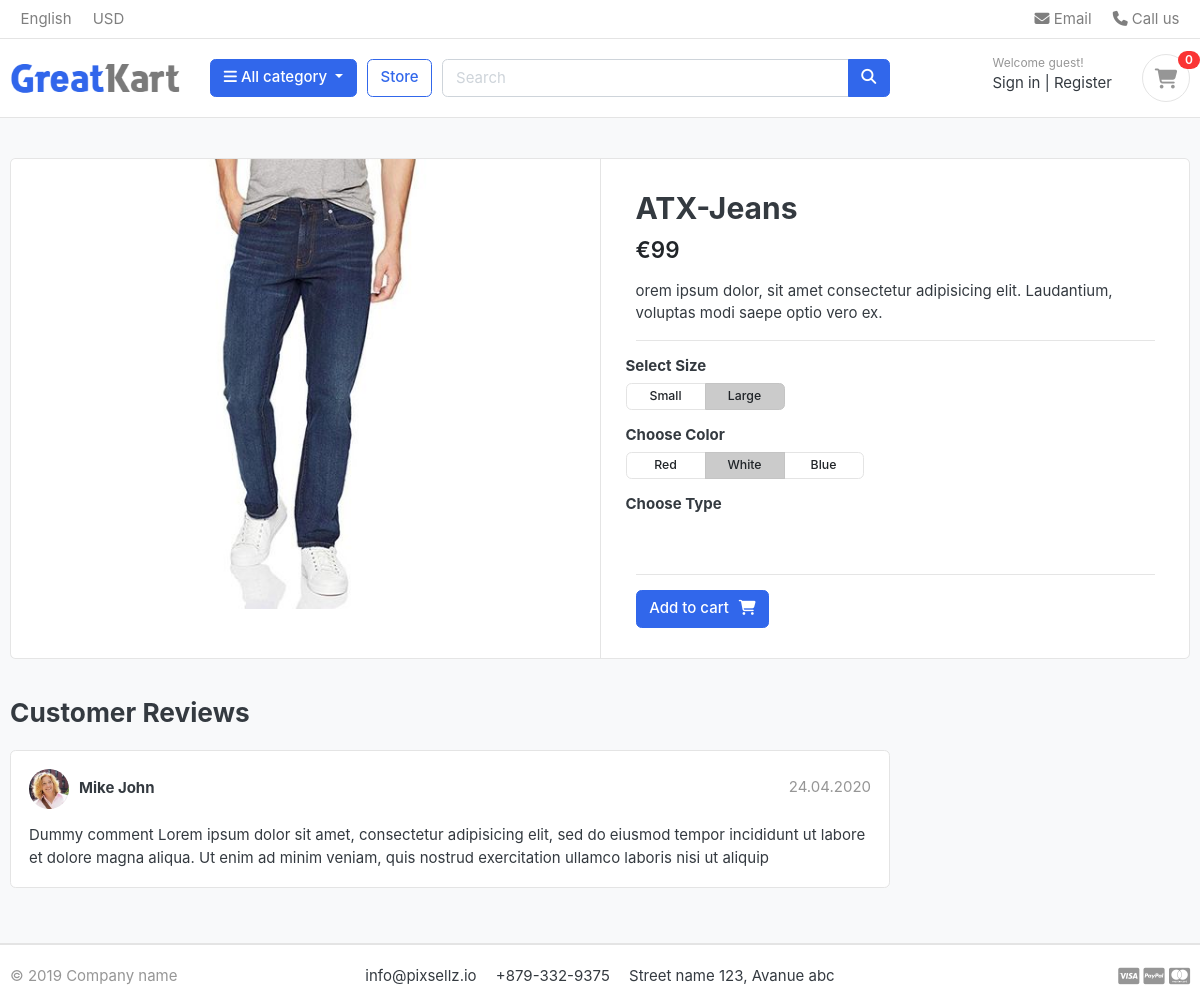
Before: /products/category/jeans/atx-jeans with the older database file.
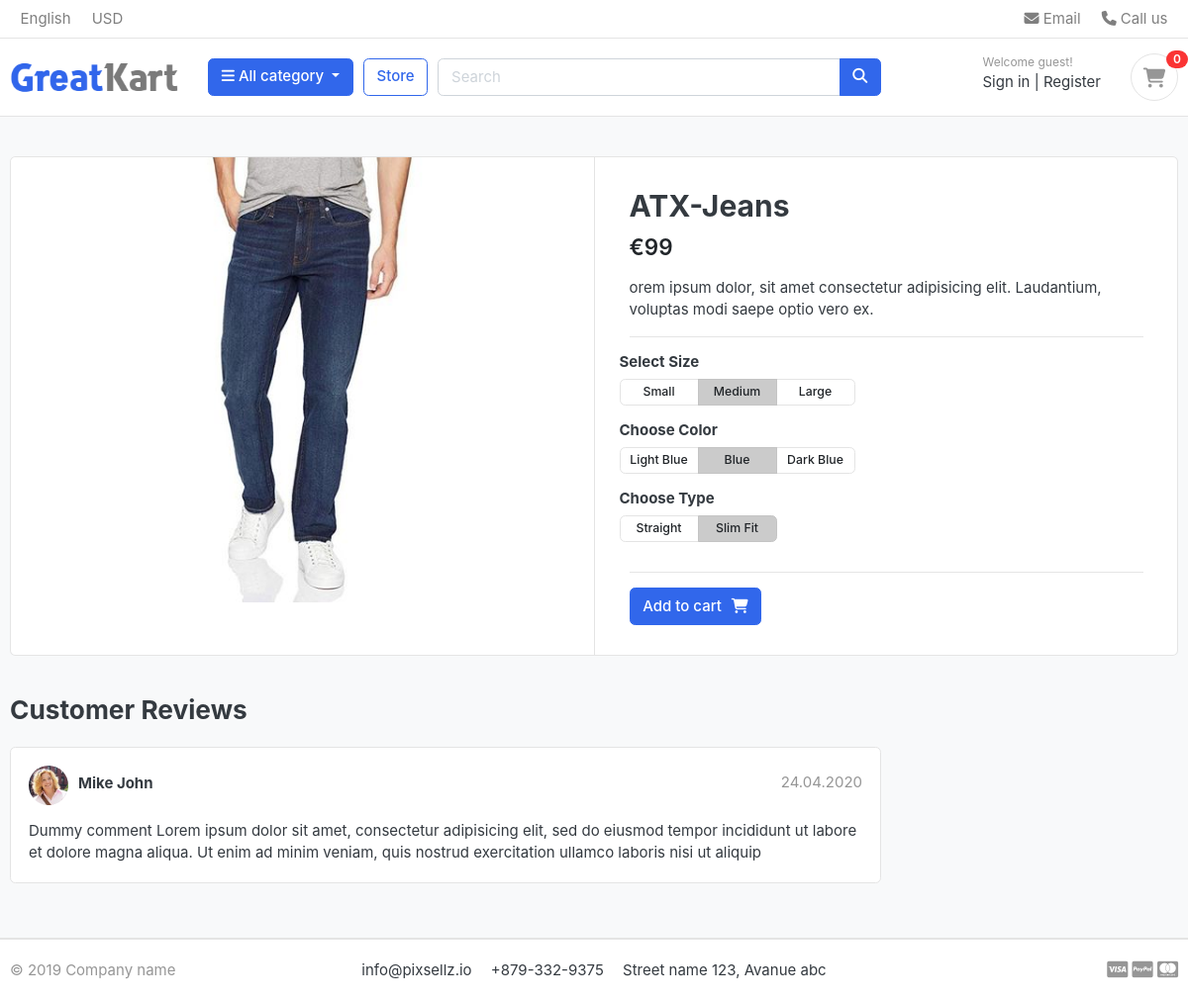
After: the same page with the newer database file.
### products/models.py (models this page shows, shortened)
class Product(models.Model):
    product_name = models.CharField(max_length=200, unique=True)
    slug = models.SlugField(max_length=200, unique=True)
    description = models.CharField(max_length=500, blank=True)
    price = models.IntegerField()
    old_price = models.IntegerField()
    image = models.ImageField(upload_to='photos/products')
    stock = models.IntegerField()
    is_available = models.BooleanField(default=True)
    category = models.ForeignKey(Category, on_delete=models.CASCADE)
    created_date = models.DateTimeField(auto_now_add=True)
    modified_date = models.DateTimeField(auto_now=True)

class Variation(models.Model):
    product = models.ForeignKey(Product, on_delete=models.CASCADE)
    variation_category = models.CharField(
        max_length=100,
        choices=variation_category_choice)
    variation_value = models.CharField(max_length=100)
    is_active = models.BooleanField(default=True)
    created_date = models.DateTimeField(auto_now=True)
    objects = VariationManager()

### products/views.py (the view)
def product_detail(request, category_slug, product_slug):
    try:
        single_product = Product.objects.get(
            category__slug=category_slug, slug=product_slug)
        in_cart = CartItem.objects.filter(
            cart__cart_id=_cart_id(request), product=single_product).exists()
    except Exception as e:
        raise e
    context = {
        'single_product': single_product,
        'in_cart': in_cart,
    }
    return render(request, 'products/product_detail.html', context)

### cart/context_processors.py (called while the page is built)
def products_cart_counter(request):
    cart_count = 0
    if 'admin' in request.path:
        return {}
    else:
        try:
            cart = Cart.objects.filter(cart_id=_cart_id(request))
            cart_items = CartItem.objects.all().filter(cart=cart[:1])
            for cart_item in cart_items:
                cart_count += cart_item.quantity
        except Cart.DoesNotExist:
            cart_count = 0
    return dict(cart_count=cart_count)

### cart/views.py (called while the page is built)
def _cart_id(request):
    cart = request.session.session_key
    if not cart:
        cart = request.session.create()
    return cart

### category/context_processors.py (called while the page is built)
def menu_links(request):
    links = Category.objects.all()
    return dict(links=links)

### category/models.py (called while the page is built)
    def get_url(self):
        return reverse('products_by_category', args=[self.slug])

### products/models.py (called while the page is built)
    def colors(self):
        return super(VariationManager, self).filter(
            variation_category='color', is_active=True)

    def sizes(self):
        return super(VariationManager, self).filter(
            variation_category='size', is_active=True)

    def types(self):
        return super(VariationManager, self).filter(
            variation_category='type', is_active=True)

### templates/products/product_detail.html (shortened to what this page needs)
{% extends 'base.html' %}
{% load static %}
{% block content %}
<section class="section-content padding-y bg">
    <div class="container">
    <div class="card">
        <div class="row no-gutters">
            <aside class="col-md-6">
    <article class="gallery-wrap">
        <div class="img-big-wrap">
           <a href="#"><img src="{{ single_product.image.url }}"></a>
        </div>
    </article>
            </aside>
            <main class="col-md-6 border-left">
      <form action="{% url 'add_cart' single_product.id %}" method="POST">
    <article class="content-body">
    <h2 class="title">{{ single_product.product_name}}</h2>
    <div class="mb-3">
        {% if single_product.old_price %}
        <span class="price text-success h4"><strong>€{{ single_product.price }}</strong></span>
        <del class="price-old text-danger">€{{ single_product.old_price}}</del>
        {% else %}
        <var class="price h4">€{{ single_product.price }}</var>
        {% endif %}
    </div>
    <p>{{ single_product.description }}</p>
    <hr>
    <div class="row">
        <div class="item-option-select">
            <h6>Select Size</h6>
            <div class="btn-group btn-group-sm btn-group-toggle" data-toggle="buttons">
              {% for i in single_product.variation_set.sizes %}
              <label class="btn btn-light {% if forloop.counter == 2 %} active {% endif %}">
                <input required type="radio" name="{{i.variation_category | lower }}" value="{{ i.variation_value | lower }}">{{ i.variation_value | capfirst }}
              </label>
              {% endfor %}
            </div>
        </div>
    </div>
        <div class="row">
            <div class="item-option-select">
              <h6>Choose Color</h6>
              <div class="btn-group btn-group-sm btn-group-toggle" data-toggle="buttons">
                {% for i in single_product.variation_set.colors %}
                <label class="btn btn-light {% if forloop.counter == 2 %} active {% endif %}">
                  <input required type="radio" name="{{i.variation_category | lower }}" value="{{ i.variation_value | lower }}">{{ i.variation_value | capfirst }}
                </label>
                {% endfor %}
              </div>
            </div>
        </div>
        <div class="row">
            <div class="item-option-select">
              <h6>Choose Type</h6>
              <div class="btn-group btn-group-sm btn-group-toggle" data-toggle="buttons">
                {% for i in single_product.variation_set.types %}
                <label class="btn btn-light {% if forloop.counter == 2 %} active {% endif %}">
                  <input required type="radio" name="{{i.variation_category | lower }}" value="{{ i.variation_value | lower }}">{{ i.variation_value | capfirst }}
                </label>
                {% endfor %}
              </div>
            </div>
        </div>
        <hr>
        {% if single_product.stock <= 0 %}
        <h5 class="text-danger">Out of Stock</h5>
        {% else %}
        {% if in_cart %}
        <div class="row">
            <div class="col-md-4">
                <button class="btn btn-success"><span class="text">Added to Cart</span><i class="fas fa-check"></i></button">
            </div>
            <div class="col-md-4">
                <a href="/cart" class="btn  btn-outline-primary"> <span class="text">See Cart</span><i class="fas fa-eye"></i></a>
            </div>
        </div>
            {% else %}
            <button class="btn  btn-primary"><span class="text">Add to cart</span><i class="fas fa-shopping-cart"></i></button>
            {% endif %}
            {% endif %}
        </article>
    </form>
            </main>
        </div>
    </div>
    <br>
    <div class="row">
                <div class="col-md-9">
        <header class="section-heading">
            <h3>Customer Reviews </h3>
        </header>
        <article class="box mb-3">
            <div class="icontext w-100">
                <img src="./images/avatars/avatar1.jpg" class="img-xs icon rounded-circle">
                <div class="text">
                    <span class="date text-muted float-md-right">24.04.2020 </span>
                    <h6 class="mb-1">Mike John </h6>
                </div>
            </div>
            <div class="mt-3">
                <p>
                    Dummy comment Lorem ipsum dolor sit amet, consectetur adipisicing elit, sed do eiusmod
                    tempor incididunt ut labore et dolore magna aliqua. Ut enim ad minim veniam,
                    quis nostrud exercitation ullamco laboris nisi ut aliquip
                </p>
            </div>
        </article>
        </div>
    </div>
    </div>
    </section>
    {% endblock %}

### templates/base.html
{% include "includes/head.html" %}
{% include "includes/navbar.html" %}
{% block content %}{% endblock %}
{% include "includes/footer.html" %}

### templates/includes/head.html (shortened to what this page needs)
{% load static %}
<!DOCTYPE HTML>
<html lang="en">
<head>
<link href="{% static 'css/bootstrap.css' %}" rel="stylesheet" type="text/css"/>
<link rel="stylesheet" href="https://cdnjs.cloudflare.com/ajax/libs/font-awesome/6.2.0/css/all.min.css">
<link href="{% static 'css/ui.css' %}" rel="stylesheet" type="text/css"/>
<link href="{% static 'css/responsive.css' %}" rel="stylesheet" media="only screen and (max-width: 1200px)" />
</head>
<body>

### templates/includes/navbar.html (shortened to what this page needs)
{% load static %}
<header class="section-header">
    <nav class="navbar p-md-0 navbar-expand-sm navbar-light border-bottom">
    <div class="container">
      <div class="collapse navbar-collapse" id="navbarTop4">
        <ul class="navbar-nav mr-auto">
            <li class="nav-item dropdown">
                 <a href="#" class="nav-link">English</a>
            </li>
            <li class="nav-item dropdown">
                <a href="#" class="nav-link">USD</a>
            </li>
        </ul>
        <ul class="navbar-nav">
            <li><a href="#" class="nav-link"> <i class="fa fa-envelope"></i> Email </a></li>
            <li><a href="#" class="nav-link"> <i class="fa fa-phone"></i> Call us </a></li>
        </ul>
      </div>
    </div>
    </nav>
    <section class="header-main border-bottom">
        <div class="container">
    <div class="row align-items-center">
        <div class="col-lg-2 col-md-3 col-6">
            <a href="{% url 'home' %}" class="brand-wrap">
                <img class="logo" src="{% static 'images/logo.png'%}">
            </a>
        </div>
        <div class="col-lg col-sm col-md col-6 flex-grow-0">
            <div class="category-wrap dropdown d-inline-block float-right">
                <button type="button" class="btn btn-primary dropdown-toggle" data-toggle="dropdown">
                    <i class="fa fa-bars"></i> All category
                </button>
            </div>
        </div>
        <a href="{% url 'products' %}" class="btn btn-outline-primary">Store</a>
        <div class="col-lg  col-md-6 col-sm-12 col">
            <form action="{% url 'search' %}" class="search" method="GET">
                <div class="input-group w-100">
                    <input type="text" class="form-control" style="width:60%;" placeholder="Search" name="keyword" required>
                    <div class="input-group-append">
                      <button class="btn btn-primary" type="submit">
                        <i class="fa fa-search"></i>
                      </button>
                    </div>
                </div>
            </form>
        </div>
        <div class="col-lg-3 col-sm-6 col-8 order-2 order-lg-3">
                    <div class="d-flex justify-content-end mb-3 mb-lg-0">
                        {% if user.id is None %}
                        <div class="widget-header">
                            <small class="title text-muted">Welcome guest!</small>
                            <div>
                                <a href="{% url 'login' %}">Sign in</a> <span class="dark-transp"> | </span>
                                <a href="{% url 'register' %}"> Register</a>
                            </div>
                        </div>
                        {% endif %}
                        {% if cart_count <= 0 %}
                        <a href="{% url 'cart' %}" class="widget-header pl-3 ml-3">
                            <div class="icon icon-sm rounded-circle border"><i class="fa fa-shopping-cart"></i></div>
                            <span class="badge badge-pill badge-danger notify">{{ cart_count }}</span>
                        </a>
                        {% else %}
                        <a href="{% url 'cart' %}" class="widget-header pl-3 ml-3">
                            <div class="icon icon-sm rounded-circle border"><i class="fa-solid fa-cart-arrow-down text-success"></i></div>
                            <span class="badge badge-pill badge-danger notify">{{ cart_count }}</span>
                        </a>
                        {% endif %}
                    </div>
                </div>
    </div>
        </div>
    </section>
    </header>

### templates/includes/footer.html (shortened to what this page needs)
<footer class="section-footer border-top">
	<div class="container">
		<section class="footer-bottom border-top row">
			<div class="col-md-2">
				<p class="text-muted"> &copy 2019 Company name </p>
			</div>
			<div class="col-md-8 text-md-center">
				<span  class="px-2">info@pixsellz.io</span>
				<span  class="px-2">+879-332-9375</span>
				<span  class="px-2">Street name 123, Avanue abc</span>
			</div>
			<div class="col-md-2 text-md-right text-muted">
			</div>
		</section>
	</div>
</footer>
</body>
</html>

### static/css/ui.css (style rules this page uses)
html { font-family: "Inter", sans-serif; font-size: 15px; }
.content-body { flex: 1 1 auto; padding: 2rem 2.3rem; }
.icon-xs, .icon-sm, .icon-md, .icon-lg { display: inline-block; text-align: center; flex-shrink: 0; flex-grow: 0; }
.icon-sm { width: 48px; height: 48px; line-height: 48px !important; font-size: 20px; }
.img-xs, .img-sm, .img-md, .img-lg { -o-object-fit: cover; object-fit: cover; flex-shrink: 0; flex-grow: 0; }
.img-xs { width: 40px; height: 40px; }
.padding-y { padding-top: 40px; padding-bottom: 40px; }
var { font-style: normal; }
article:after, .form-group:after { display: block; clear: both; content: ""; }
.bg { background-color: #f8f9fa; }
.section-heading { margin-bottom: 20px; margin-top: 15px; }
p:last-child { margin-bottom: 0; }
.header-main { position: relative; padding-top: 1rem; padding-bottom: 1rem; }
.brand-wrap .logo, .navbar-brand .logo { margin-right: 7px; max-height: 42px; display: inline-block; }
.widget-header { display: inline-block; vertical-align: middle; position: relative; }
.widget-header a { color: #343a40; }
.widget-header i { color: #969696; }
.widget-header .title { display: block; }
.widget-header .notify { position: absolute; top: -3px; right: -10px; }
.footer-bottom { padding-top: 20px; padding-bottom: 20px; }
.btn-light { background-color: #fff; border-color: #e4e4e4; }
.btn .text + i { margin-left: 10px; }
.icontext { display: inline-flex; align-items: center; vertical-align: middle; }
.icontext .text { width: 100%; line-height: 1.2; }
.icontext .icon { position: relative; margin-right: 10px; flex-shrink: 0; flex-grow: 0; }
.notify { position: absolute; top: -4px; right: -10px; display: inline-block; padding: 0.25em 0.6em; font-size: 12px; line-height: 1; text-align: center; border-radius: 3rem; color: #fff; background-color: #fa3434; }
.price { font-weight: 600; color: #212529; }
.box { padding: 18px; background: #fff; border-radius: 0.37rem; border: 1px solid #e4e4e4; }
.box img { max-width: 100%; }
.gallery-wrap .img-big-wrap { margin-bottom: 10px; border-radius: 0.37rem; overflow: hidden; background-color: #fff; }
.gallery-wrap .img-big-wrap a { text-align: center; display: block; }
.gallery-wrap .img-big-wrap img { height: 450px; width: auto; display: inline-block; }
.item-option-select { margin-bottom: 1rem; display: inline-block; margin-right: 15px; }
.item-option-select .btn { min-width: 80px; }

Changed rows visible on the page:
removed Variation: variation_value "Red", shown under "Choose Color"
removed Variation: variation_value "White", shown under "Choose Color"
added Variation: variation_value "Medium", shown under "Select Size"
added Variation: variation_value "Light Blue", shown under "Choose Color"
added Variation: variation_value "Dark Blue", shown under "Choose Color"
added Variation: variation_value "Straight", shown under "Choose Type"
added Variation: variation_value "Slim Fit", shown under "Choose Type"
